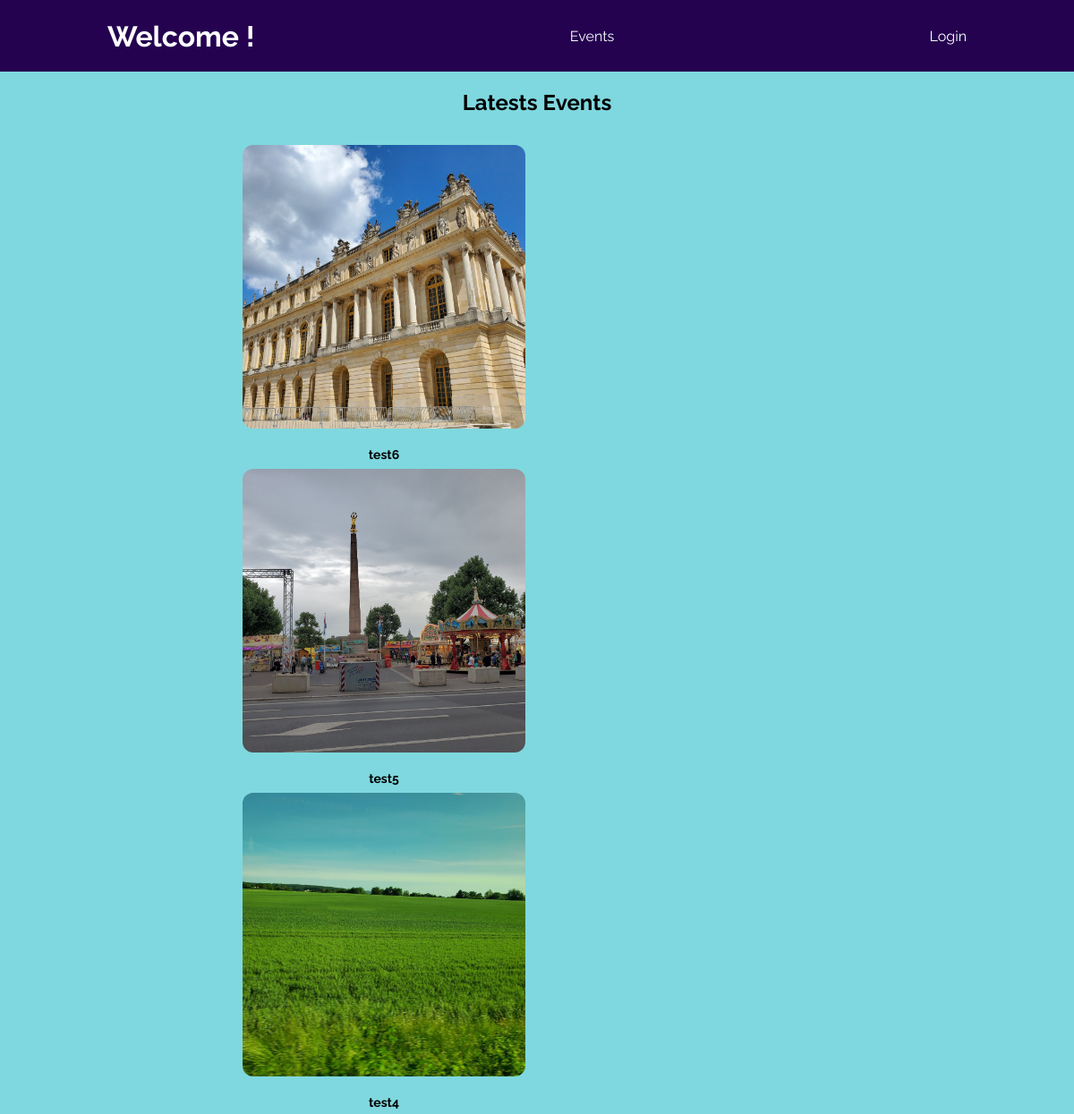
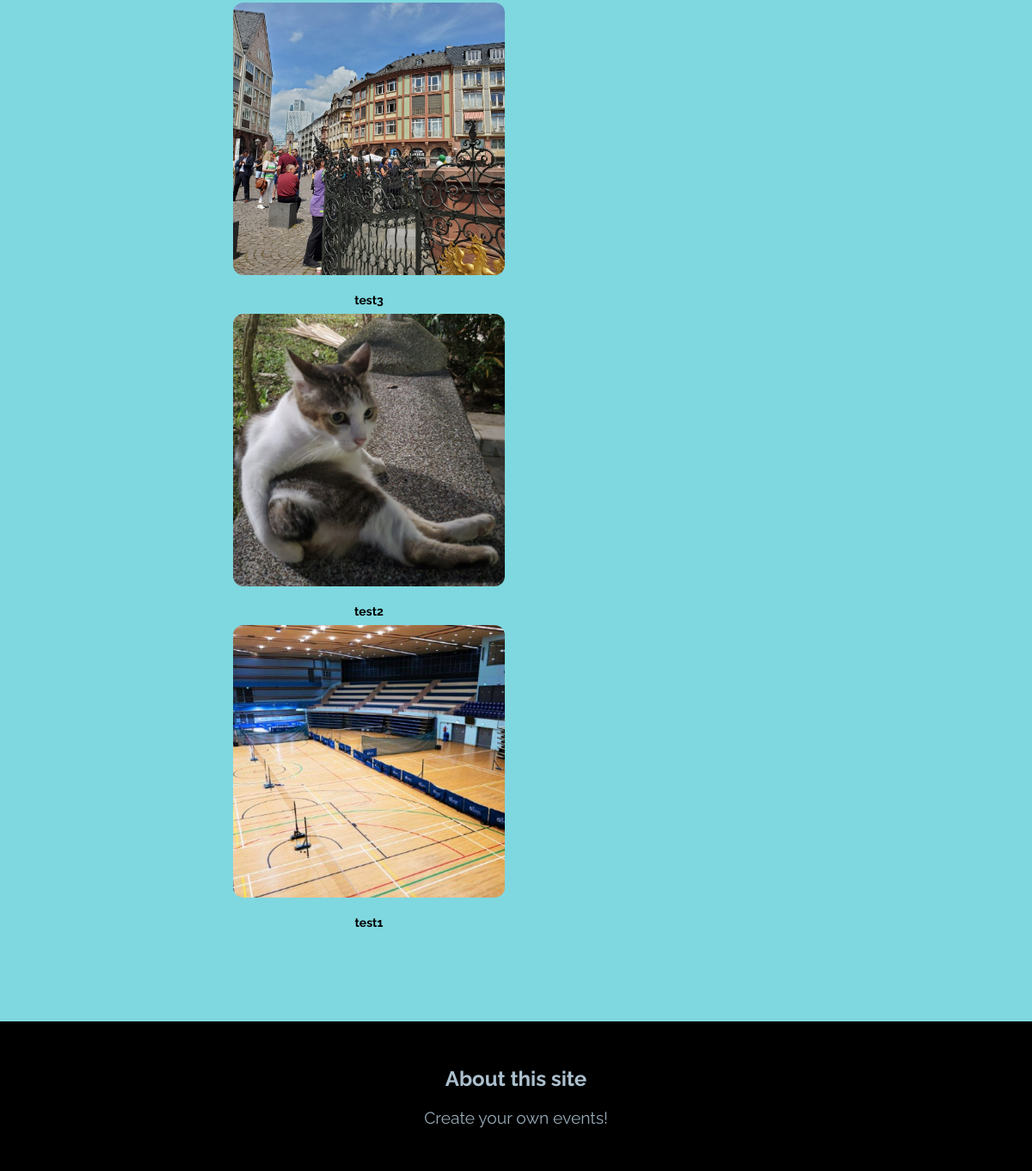
The page / on the database its author committed (2 pictures, top to bottom).
### blog/models.py (models this page shows, shortened)
class Post(models.Model):
    title = models.CharField(max_length=255, unique=True)
    content = models.TextField(default="")
    created_on = models.DateTimeField(auto_now_add=True)
    last_modified = models.DateTimeField(auto_now=True)
    author = models.ForeignKey(User, on_delete=models.CASCADE)
    image = models.ImageField(upload_to = image_url)
    slug = models.SlugField(default="", unique=True)

### blog/views.py (the view)
# urls.py: path("", views.index, name='index'),
def index(request):
    blog_posts = Post.objects.all()
    top2=blog_posts.order_by('-last_modified')#[:2]
    return render(request, 'blog/index.html', {
        "posts": top2
    })

### blog/templates/blog/index.html (shortened to what this page needs)
{% extends "base.html" %}
{% load static %}
{% block css_files %}
    <link rel="stylesheet" href="{% static "blog/posts.css" %}">
{% endblock %}
{% block body_contents %}
    {% include "./includes/header.html" %}
    <section id="latest-posts">
        <h2> Latests Events </h2>
        <ul class="post-list">
            {% for post in posts %}
            <li class="latest-post-items">
                <a href="{% url "post-detail-page" post.slug %}">
                    <img src="{{post.image.url}}" alt="Japan trip">
                    <h4>{{post.title}}</h4>
                </a>
            </li>
            {% endfor %}
        </ul>
    </section>
    <section id="about">
        <h2>About this site</h2>
        <p>Create your own events!</p>
    </section>
{% endblock %}

### templates/base.html (shortened to what this page needs)
{% load static %}
<html>
<head>
    <link rel="stylesheet" href="{% static "style.css" %}">
    {% block css_files %} {% endblock %}
</head>
<body>
    {% block body_contents %}
    {% endblock %}
</body>
</html>

### blog/templates/blog/includes/header.html (shortened to what this page needs)
{% load static %}
<header id="main-navigation">
<h1><a href="{% url "index" %}">Welcome {{user.username}}!</a></h1>
<div class = "events-dropdown">
    <p class = "events-dropbtn">Events</p>
</div>
{% if user.is_authenticated %}
    <div class = 'account-dropdown'>
        <p class = 'account-dropbtn'>Account</p>
        <div class = 'account-dropdown-content'>
            <a href = "{%url "profile" %}">Edit Profile</a>
            <a href = "{%url "update_password" %}">Update Password</a>
            <a href = "{%url "logout" %}">Logout</a>
        </div>
    </div>
{% else %}
    <a href="{% url "login" %}">Login</a>
{% endif %}
<link rel="stylesheet" href="{% static "blog/includes/header.css" %}">
</header>

### static/style.css (style rules this page uses)
html { font-family: 'Raleway', sans-serif; background-color: rgb(127, 216, 223); }
body { margin: 0; }

### blog/static/blog/posts.css (style rules this page uses)
ul { list-style: none; display: inline-block; max-width: 100%; padding: 0.5rem; margin: auto; }
li { margin: .5rem; font-size: 14; border-bottom: 1px solid rgba(0, 0, 0, 0.3); padding-bottom: 1rem; text-align: center; }
a { text-decoration: none; color: black; }
#latest-posts { margin-top: 5rem; margin: auto; padding: 5rem; width: 60% }
.post-list { display: flex; flex-direction: row; flex-wrap: wrap; border-radius: 12px; }
.latest-post-items { padding: 1px; margin: 4px; color: white; width: 22rem; height: 22rem; border-style: solid; border-color: black; }
.post-list img { object-fit: cover; height: 90%; width: 90%; border-radius: 12px; }
#latest-posts li { position: relative; border-style: none; }
#latest-posts h2 { text-align: center; }
#about { text-align: center; padding: 2rem; background-color: #000000; margin-top: 1rem; }
#about h2 { font-size: 1.5rem; color: #acc0ce; }
#about p { font-size: 1.2rem; color: #98acb9; }

### blog/static/blog/includes/header.css (style rules this page uses)
header a { color: white; display: flex; justify-content: center; align-items: center; text-decoration: none; }
#main-navigation { width: 80%; height: 5rem; display: flex; justify-content: space-between; align-items: center; padding: 0 10%; position: absolute; top: 0; left: 0; background: #240250; }
.account-dropbtn , .events-dropbtn { color: white; padding: 16px; font-size: 16px; border: none; }

### rows shown on the page
Post: image (picture), title "test6"
Post: image (picture), title "test5"
Post: image (picture), title "test4"
Post: image (picture), title "test3"
Post: image (picture), title "test2"
Post: image (picture), title "test1"
